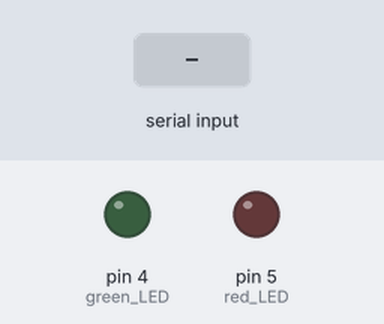
This sketch was run on a simulated Arduino Uno, built with avr-gcc and run on an emulated ATmega328P. Shown: output pins drawn as LEDs (lit = HIGH). Dashed ring = blinking. The test bench sets the inputs (shaded band). Pins used as bus, display or sensor lines are not drawn; what the sketch prints to the serial monitor is not drawn.

Above: at 1.2 s.
1.3 s: "1" received over Serial
At 1.7 s:
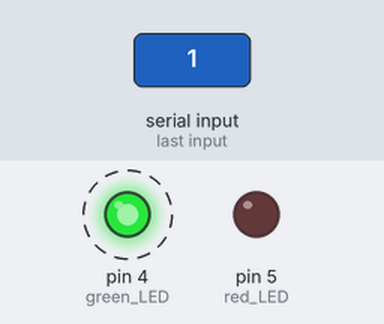
4.3 s: "0" received over Serial
At 6.7 s:
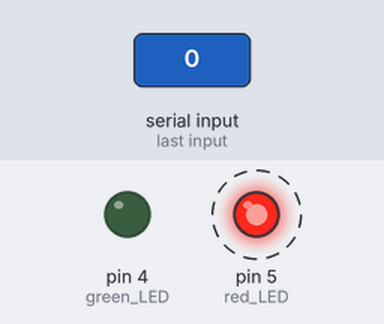
Timing chart, 0 to 12.3 s (numbered marks = the images above; inputs shaded):
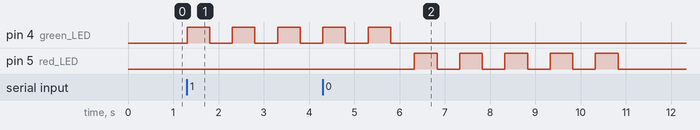

The sketch:

SmartCheckoutArduino.ino
```cpp
// (licence header left out)
#include <SPI.h>
#include <MFRC522.h>

#define RST_PIN         9          // Configurable, see typical pin layout above
#define SS_PIN          10         // Configurable, see typical pin layout above
#define red_LED         5
#define green_LED       4

char blueToothVal; //Werte sollen per Bluetooth gesendet werden
char lastValue = '9';   //speichert den letzten Status der LED (on/off)
MFRC522 mfrc522;

void setup() {
  // put your setup code here, to run once:
  Serial.begin(9600);
  while (!Serial);    // Do nothing if no serial port is opened (added for Arduinos based on ATMEGA32U4)
  SPI.begin();      // Init SPI bus
  pinMode(red_LED, OUTPUT);
  pinMode(green_LED, OUTPUT);
  mfrc522.PCD_Init();   // Init MFRC522
  mfrc522.PCD_DumpVersionToSerial();  // Show details of PCD - MFRC522 Card Reader details
  //Serial.println(F("Scan PICC to see UID, type, and data blocks..."));
}

void loop() {
  // put your main code here, to run repeatedly:
  bluetoothInformation();

  RFIDInformation();
}


void LED_blink(int LED_pin){
  for(int i = 0; i < 5; i++){
    digitalWrite(LED_pin, HIGH);
    delay(500);
    digitalWrite(LED_pin, LOW);
    delay(500);
  }
}

void bluetoothInformation(){
  if(Serial.available()) //wenn Daten empfangen werden...
{
    blueToothVal=Serial.read();//..sollen diese ausgelesen werden
  }

  if (blueToothVal=='1') //wenn das Bluetooth Modul eine „1“ empfängt..
  {

    if (lastValue != '1' && blueToothVal == '1'){
      LED_blink(green_LED);
    }
    lastValue = blueToothVal;
  }
  else if (blueToothVal=='0') //wenn das Bluetooth Modul „0“ empfängt...
  {

    if (lastValue != '0' && blueToothVal == '0'){
      LED_blink(red_LED);
    }
    lastValue=blueToothVal;
  }
  else if (blueToothVal=='9') //wenn das Bluetooth Modul „9“ empfängt...
  {
    if(lastValue == '1' || lastValue == '0'){
      delay(50);
      lastValue=blueToothVal;
    }
  }
}

void RFIDInformation(){
  // Look for new cards
  if ( ! mfrc522.PICC_IsNewCardPresent()) {
    return;
  }

  // Select one of the cards
  if ( ! mfrc522.PICC_ReadCardSerial()) {
    return;
  }

  // Dump debug info about the card; PICC_HaltA() is automatically called
  //mfrc522.PICC_DumpToSerial(&(mfrc522.uid));

  String content = "";
  byte letter;

  for(byte i = 0; i < mfrc522.uid.size; i++){
    //Serial.print(mfrc522.uid.uidByte[i] < 0x10 ? " 0" : " ");
    //Serial.print(mfrc522.uid.uidByte[i], HEX);
    content.concat(String(mfrc522.uid.uidByte[i] < 0x10 ? " 0" : " "));
    content.concat(String(mfrc522.uid.uidByte[i], HEX));
  }

  //Serial.println();
  //Serial.print("Message : ");
  content.toUpperCase();
  String id = "CardID " + content.substring(1);
  Serial.println();
  delay(50);
  Serial.print(id);
  /*
  if(content.substring(1) == "76 C5 C3 3B"){
    //Serial.println("Authorized access");
    //Serial.println();
    LED_blink(green_LED);
  } else{
    //Serial.println("Authorized denied! Please register your card.");
    //Serial.println();
    LED_blink(red_LED);
  } */
}
```

Measured:
- after the input at 1.3 s, pin 4 (green_LED): alternates HIGH for 0.50 s and LOW for 0.50 s, starting at once
- after the input at 4.3 s, pin 5 (red_LED): alternates HIGH for 0.50 s and LOW for 0.50 s, 10 changes in all, then stays LOW, starting after 2.0 s
